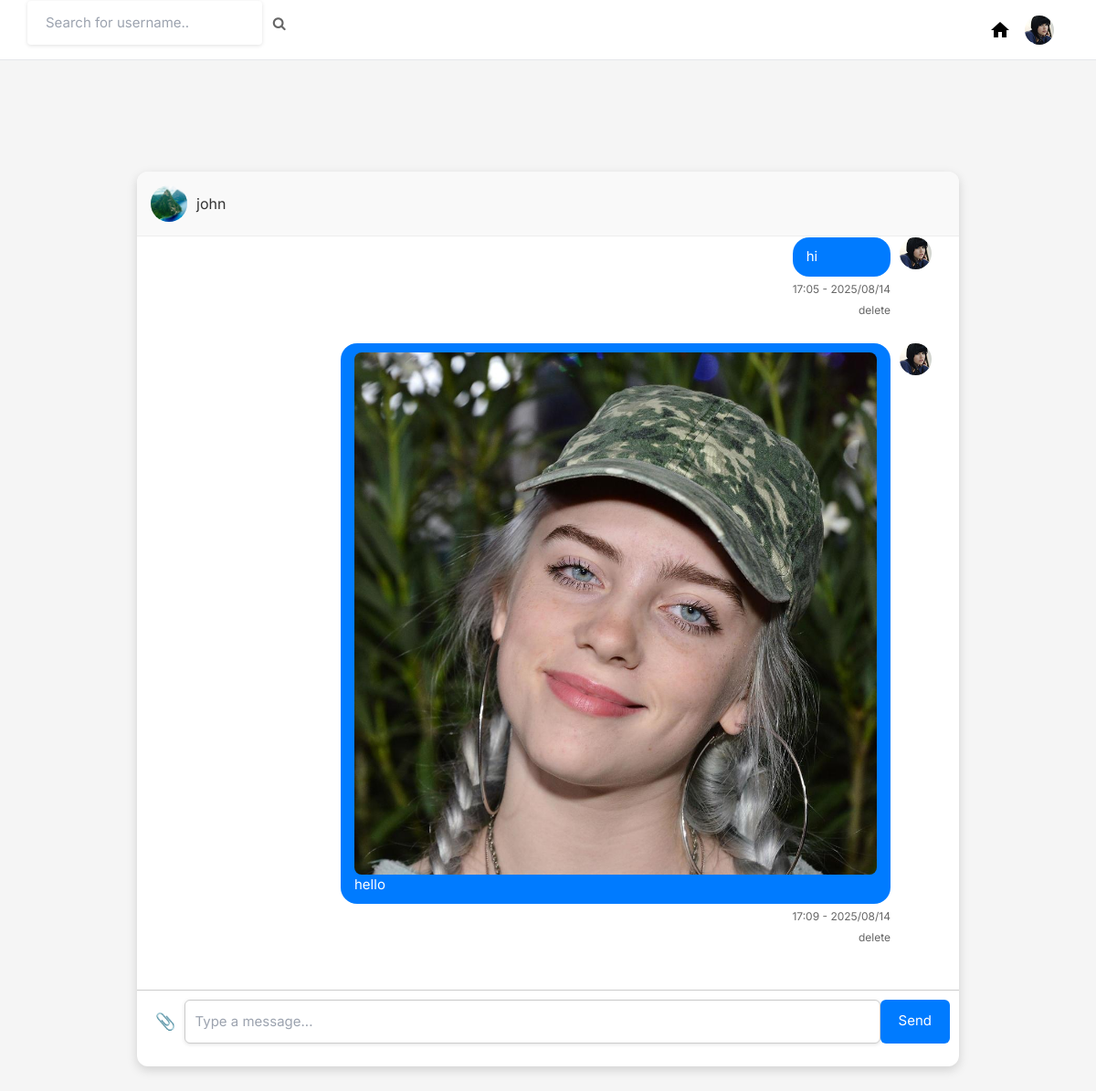
Before: /message/john/ (signed in) with the older database file.
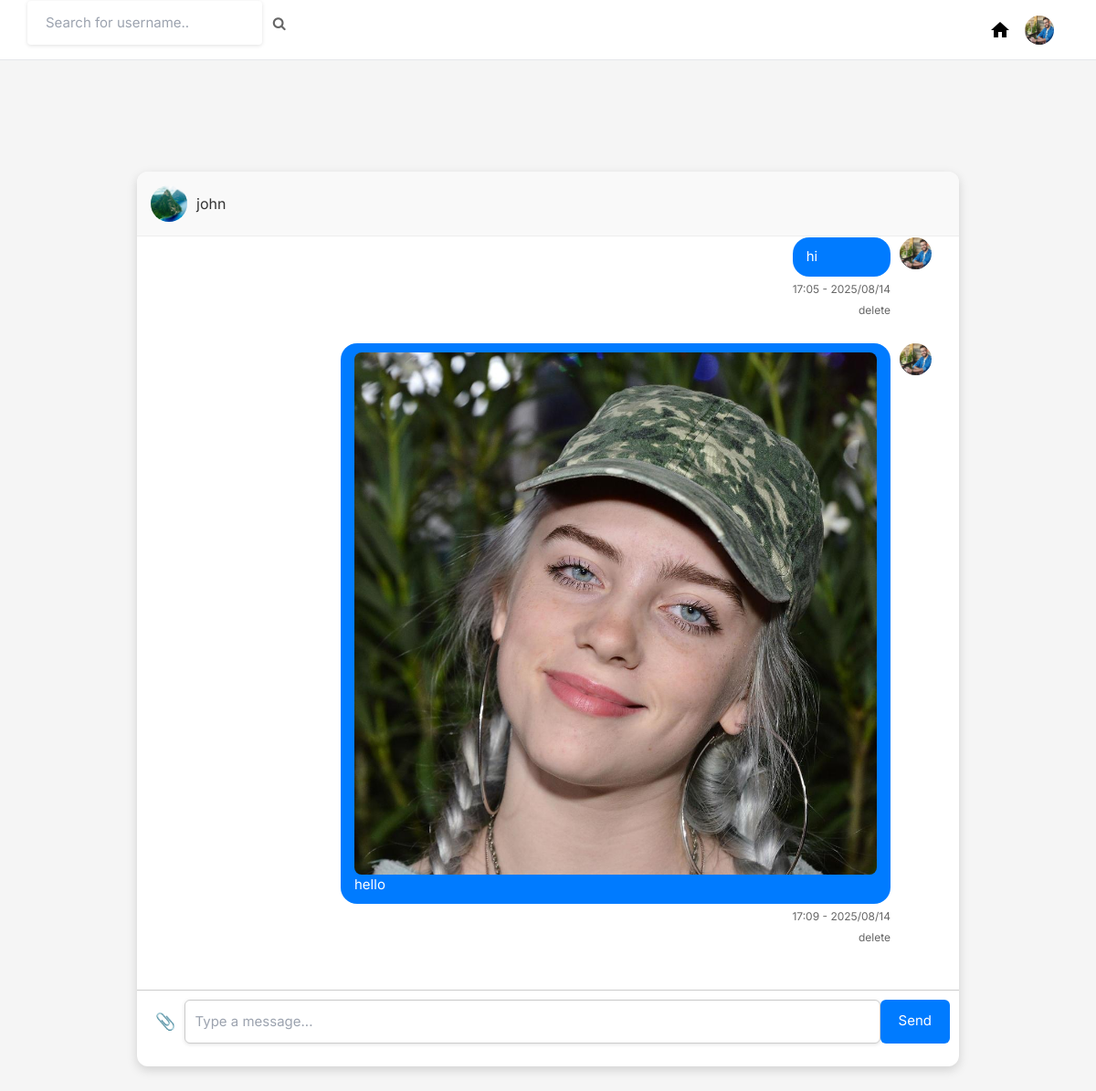
After: the same page with the newer database file.
### core/models.py (models this page shows, shortened)
class Profile(models.Model):
    user = models.OneToOneField(User, on_delete=models.CASCADE, related_name='profile')
    id_user = models.IntegerField()
    bio = models.TextField(blank=True)
    email_confirmed = models.BooleanField(default=False)
    phone_confirmed = models.BooleanField(default=False)
    phone_number = models.TextField(blank=True)
    private_public = models.BooleanField(default=False)
    profileimg = models.ImageField(upload_to='profile_images',default='blank-profile-picture.png')
    profilebackground = models.ImageField(upload_to='profile_images',default='blank-profile-picture.png')
    location = models.CharField(max_length=100, blank=True)

class Message(models.Model):
    conversation = models.ForeignKey(Conversation, on_delete=models.CASCADE, related_name="messages")
    sender = models.ForeignKey(User, on_delete=models.CASCADE)
    text = models.TextField(blank=True, null=True)
    file = models.FileField(upload_to='chat_files/', blank=True, null=True)
    timestamp = models.DateTimeField(auto_now_add=True)
    class Meta:
        ordering = ['timestamp']

### core/views.py (the view)
# urls.py: path("message/<str:room_name>/", views.messageRoom, name="message_room"),
@login_required(login_url='signin')
def messageRoom(request, room_name):
    user_object = User.objects.get(username=request.user.username)
    user_profile = Profile.objects.get(user=user_object)
    other_user = User.objects.get(username=room_name)
    other_user_profile = Profile.objects.get(user=other_user)
    conversation_qs = Conversation.objects.filter(participants=request.user).filter(participants=other_user)
    if conversation_qs.exists():
        conversation = conversation_qs.first()
    else:
        conversation = Conversation.objects.create()
        conversation.participants.set([request.user, other_user])
        conversation.save()
    messages = conversation.messages.all().order_by('timestamp')
    return render(request, "messages.html", {
        "room_name": room_name,
        "user_profile": user_profile,
        "other_user_profile": other_user_profile,
        "messages": messages
    })

### templates/messages.html (shortened to what the changed rows need)
{% load static %}
<html lang="en">
<head>
    <link rel="stylesheet" href="{% static 'assets/css/icons.css' %}">
    <link rel="stylesheet" href="{% static 'assets/css/uikit.css' %}">
    <link rel="stylesheet" href="{% static 'assets/css/style.css' %}">
    <link rel="stylesheet" href="{% static 'assets/css/tailwind.css' %}">
    <link rel="stylesheet" href="https://cdnjs.cloudflare.com/ajax/libs/font-awesome/4.7.0/css/font-awesome.min.css">
</head>
<body>
            <header>
                <div class="header_inner">
                    <div class="right-side lg:pr-4">
                       <a href="#">
                            <img src="{{ user_profile.profileimg.url }}" class="header-avatar" alt="">
                       </a>
                    </div>
                </div>
            </header>
            <div  style="display:flex;justify-content:center;align-items:center;height:100vh;background-color:#f5f5f5">
    <div id="chat-box" style="width:80%;max-width:900px;height:80%;display:flex;flex-direction:column;background-color:#fff;border-radius:12px;box-shadow:0 4px 12px rgba(0,0,0,0.15);overflow:hidden">
        <div id="chat-container" style="flex:1;overflow-y:auto;padding:20px">
            {% for message in messages %}
            <div style="margin-bottom:15px;display:flex;flex-direction:{% if message.sender == request.user %}row-reverse{% else %}row{% endif %}">
                <img src="{% if message.sender == request.user %}{{ user_profile.profileimg.url }}{% else %}{{ other_user_profile.profileimg.url }}{% endif %}"
                     style="width:35px;height:35px;border-radius:50%;object-fit:cover;margin:0 10px">
                <div style="max-width:70%">
                    <div style="background-color:{% if message.sender == request.user %}#007bff{% else %}#f1f1f1{% endif %};
                                color:{% if message.sender == request.user %}white{% else %}black{% endif %};
                                padding:10px 15px;border-radius:18px;word-break:break-word">
                        {% if message.file %}
                            {% if message.file.url|lower|slice:'-4:' == '.jpg' or message.file.url|lower|slice:'-5:' == '.jpeg' or message.file.url|lower|slice:'-4:' == '.png' %}
                                <img src="{{ message.file.url }}" style="max-width:100%;border-radius:8px">
                            {% else %}
                                <a href="{{ message.file.url }}" download><h1> DOWNLOAD FILE </h1></a>
                            {% endif %}
                        {% endif %}
                        {{ message.text }}
                    </div>
                    <small style="color:#666;display:block;text-align:{% if message.sender == request.user %}right{% else %}left{% endif %};margin-top:5px">
                        {{ message.timestamp|date:"H:i - Y/m/d" }}
                    </small>
                    {% if request.user == message.sender %}
                    <small style="color:#666;display:block;text-align:{% if message.sender == request.user %}right{% else %}left{% endif %};margin-top:5px">
                        <form action="{% url 'delete_message' message.id %}" method="post">
                            <button>delete</button>
                        </form>
                    </small>
                    {% endif %}
                </div>
            </div>
            {% endfor %}
        </div>
    </div>
</div>
</body>
</html>

Changed rows visible on the page:
changed Profile (number 1 of 2 on the later page): profileimg: a different picture
changed through a linked row, Message "hi": profileimg: a different picture
changed through a linked row, Message "hello": profileimg: a different picture
